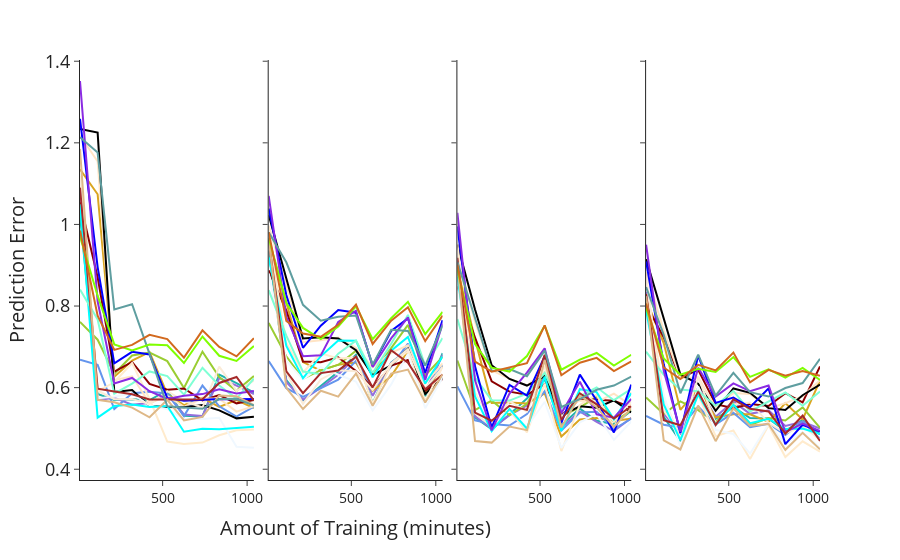

Notebook cell for this chart:
### Code cell
fig = px.line(data_frame=df_pe_select[df_pe_select.tag == update_tags_3m17_more[7]], 
                 x='training_time', y='value_mean', facet_col='variable', 
                 # facet_col_wrap=2,
                 color='run', color_discrete_sequence=colors,
                 labels=dict(value="Prediction Error", training_time="") 
                )
fig.update_layout(layout)
fig.update_xaxes(x_axis)
fig.update_yaxes(y_axis, title_text='Prediction Error', row=1, col=1)
fig.update_layout(#title=dict(text="Compare Prediction Errors between SEM and Generic Models"),
                 showlegend=False)
fig.update_xaxes(tickfont=dict(size=14))
fig.update_xaxes(title_text="\t\t\t\tAmount of Training (minutes)", row=1, col=2)
model_names = {'pe': 'SEM', 'pe_w': 'Generic Model', 'pe_w2': 'Generic Model (Double)',
               'pe_w3': 'Generic Model (Triple)'}
# fig.for_each_annotation(lambda a: a.update(text=model_names[a.text.split('=')[-1]], font_size=16))
fig.for_each_annotation(lambda a: a.update(text='', font_size=16))
# fig.update_traces(opacity=.5, selector=dict(type='scatter'))
# line_size = [2, 2, 4, 2]
# fig.update_traces(opacity=.5, line=dict(width=line_size[2]), selector=dict(type='scatter'))
# fig.update_traces(marker=dict(opacity=1.0), selector=dict(type='scatter'))
# fig.update_layout(title_text="Average PE for all Validation activities (single simulation)")
fig.show()
